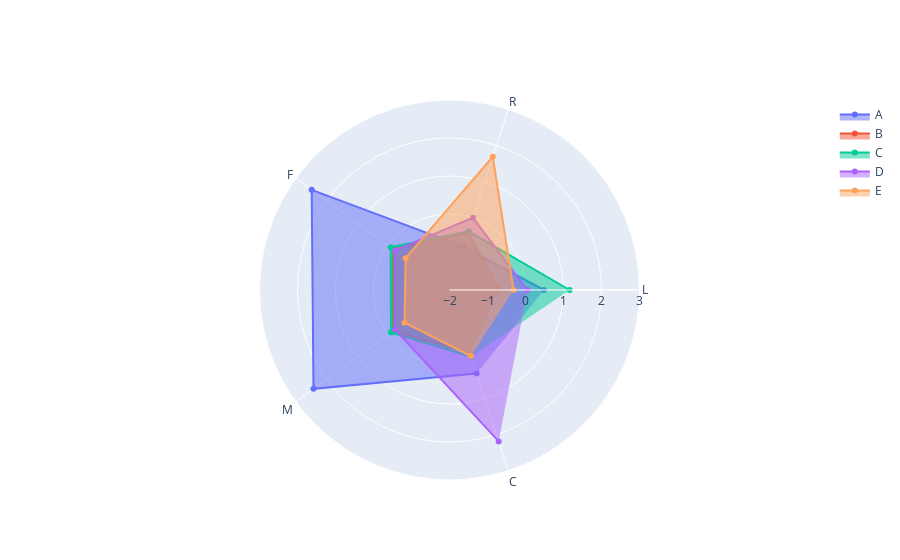

Notebook cell for this chart:
### Code cell
categories = ['L','R','F','M','C']
fig = go.Figure()
fig.add_trace(go.Scatterpolar(
      r=ba.loc[0,"L":"C"],
      theta=categories,
      fill='toself',
      name='A'
))
fig.add_trace(go.Scatterpolar(
      r=ba.loc[1,"L":"C"],
      theta=categories,
      fill='toself',
      name='B'
))
fig.add_trace(go.Scatterpolar(
      r=ba.loc[2,"L":"C"],
      theta=categories,
      fill='toself',
      name='C'
))
fig.add_trace(go.Scatterpolar(
      r=ba.loc[3,"L":"C"],
      theta=categories,
      fill='toself',
      name='D'
))
fig.add_trace(go.Scatterpolar(
      r=ba.loc[4,"L":"C"],
      theta=categories,
      fill='toself',
      name='E'
))
fig.update_layout(
  polar=dict(
    radialaxis=dict(
      visible=True,
      range=[-2, 3]
    )),
  showlegend=True
)

fig.show()

### Figure 1 — Plotly figure (JSON) as saved in the notebook; plotly's stock layout.template omitted (floating-point values rounded to 4 significant figures)
{"data": [{"fill": "toself", "name": "A", "r": [0.4834, -0.7994, 2.483, 2.424, 0.3084], "theta": ["L", "R", "F", "M", "C"], "type": "scatterpolar"}, {"fill": "toself", "name": "B", "r": [-0.7002, -0.4149, -0.161, -0.1608, -0.2551], "theta": ["L", "R", "F", "M", "C"], "type": "scatterpolar"}, {"fill": "toself", "name": "C", "r": [1.161, -0.377, -0.08729, -0.0951, -0.1567], "theta": ["L", "R", "F", "M", "C"], "type": "scatterpolar"}, {"fill": "toself", "name": "D", "r": [0.05194, -0.002219, -0.2273, -0.2321, 2.189], "theta": ["L", "R", "F", "M", "C"], "type": "scatterpolar"}, {"fill": "toself", "name": "E", "r": [-0.314, 1.686, -0.574, -0.5368, -0.1732], "theta": ["L", "R", "F", "M", "C"], "type": "scatterpolar"}], "layout": {"polar": {"radialaxis": {"range": [-2, 3], "visible": true}}, "showlegend": true}}
